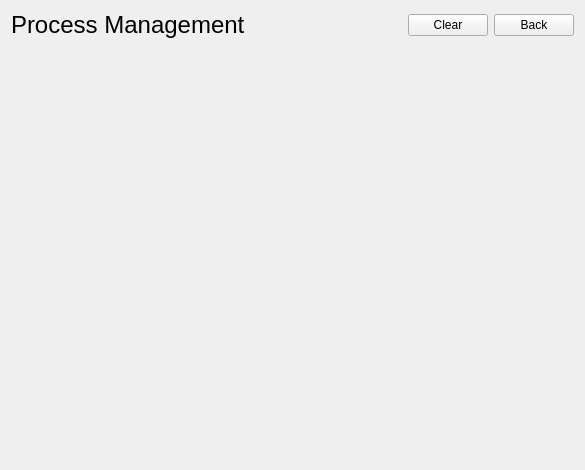
<?xml version="1.0" encoding="UTF-8"?>
<ui version="4.0">
 <class>ProcessSimulateWindow</class>
 <widget class="QWidget" name="ProcessSimulateWindow">
  <property name="geometry">
   <rect>
    <x>0</x>
    <y>0</y>
    <width>585</width>
    <height>470</height>
   </rect>
  </property>
  <property name="windowTitle">
   <string>Form</string>
  </property>
  <layout class="QGridLayout" name="gridLayout">
   <item row="1" column="0">
    <layout class="QGridLayout" name="gridLayout_2">
     <item row="0" column="0">
      <spacer name="verticalSpacer">
       <property name="orientation">
        <enum>Qt::Vertical</enum>
       </property>
       <property name="sizeHint" stdset="0">
        <size>
         <width>20</width>
         <height>40</height>
        </size>
       </property>
      </spacer>
     </item>
    </layout>
   </item>
   <item row="0" column="0">
    <layout class="QHBoxLayout" name="horizontalLayout">
     <item>
      <widget class="QLabel" name="labelTitle">
       <property name="font">
        <font>
         <pointsize>18</pointsize>
        </font>
       </property>
       <property name="text">
        <string>Process Management</string>
       </property>
      </widget>
     </item>
     <item>
      <spacer name="horizontalSpacer_6">
       <property name="orientation">
        <enum>Qt::Horizontal</enum>
       </property>
       <property name="sizeHint" stdset="0">
        <size>
         <width>40</width>
         <height>20</height>
        </size>
       </property>
      </spacer>
     </item>
     <item>
      <widget class="QPushButton" name="btnClear">
       <property name="text">
        <string>Clear</string>
       </property>
      </widget>
     </item>
     <item>
      <widget class="QPushButton" name="btnBack">
       <property name="text">
        <string>Back</string>
       </property>
      </widget>
     </item>
    </layout>
   </item>
  </layout>
 </widget>
 <resources/>
 <connections/>
</ui>
